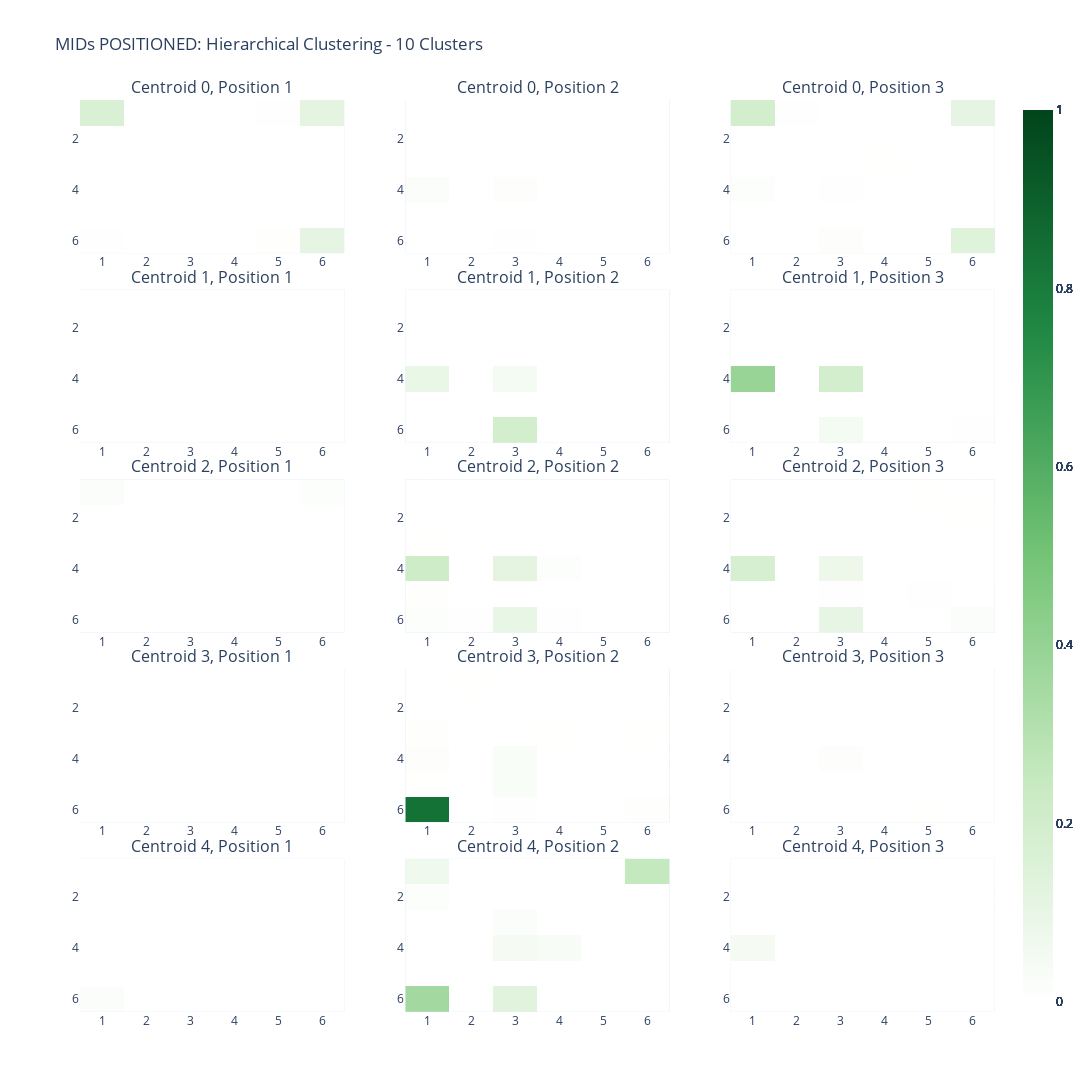

Source (notebook cell):
### Code cell
# creates the heatmaps for the hierarchical clustering - FIRST FIVE

fig = create_centroid_heatmaps(hierarchical_centroids[:5])
fig.update_layout(title=f'MIDs POSITIONED: Hierarchical Clustering - {len(memberships)} Clusters')
fig.show()

### Figure 1 — Plotly figure (JSON) as saved in the notebook; plotly's stock layout.template omitted (floating-point values rounded to 4 significant figures)
{"data": [{"colorscale": [[0, "rgb(256,256,256)"], [0.25, "rgb(198,233,191)"], [0.5, "rgb(116,196,118)"], [0.75, "rgb(32,137,68)"], [1, "rgb(0,68,27)"]], "type": "heatmap", "x": [1, 2, 3, 4, 5, 6], "xaxis": "x", "y": [6, 5, 4, 3, 2, 1], "yaxis": "y", "z": [[0.007285, 0.001209, 0.001809, 0.0002804, 0.006544, 0.1082], [0.001387, 0.0008416, 0.0003908, 9.577e-05, 0.0006032, 0.0009616], [0.00156, 0.0003139, 0.001429, 0.0004793, 0.0002851, 0.000174], [0.0003246, 9.863e-05, 0.0004331, 0.000128, 0, 0.000174], [0.003701, 0.0004624, 0.0002453, 0, 0.001425, 0.00325], [0.1669, 0.001134, 0.0002463, 0.00029, 0.007156, 0.1194]], "zmax": 1, "zmid": 0.5, "zmin": 0}, {"colorscale": [[0, "rgb(256,256,256)"], [0.25, "rgb(198,233,191)"], [0.5, "rgb(116,196,118)"], [0.75, "rgb(32,137,68)"], [1, "rgb(0,68,27)"]], "type": "heatmap", "x": [1, 2, 3, 4, 5, 6], "xaxis": "x2", "y": [6, 5, 4, 3, 2, 1], "yaxis": "y2", "z": [[0.000729, 0.000931, 0.00747, 0.0003945, 0.0001136, 2.941e-05], [0.001105, 0.001451, 0.0005833, 0.001269, 0.0003943, 7.243e-05], [0.01953, 0.0005913, 0.009831, 0.0001957, 0.0002949, 0], [0.0003864, 0.001538, 0.000189, 0.0006393, 0, 0], [0.0001351, 0.0003176, 0.0002477, 0, 0.0003278, 8.502e-05], [3.982e-05, 7.174e-05, 0, 0, 5.057e-05, 0]], "zmax": 1, "zmid": 0.5, "zmin": 0}, {"colorscale": [[0, "rgb(256,256,256)"], [0.25, "rgb(198,233,191)"], [0.5, "rgb(116,196,118)"], [0.75, "rgb(32,137,68)"], [1, "rgb(0,68,27)"]], "type": "heatmap", "x": [1, 2, 3, 4, 5, 6], "xaxis": "x3", "y": [6, 5, 4, 3, 2, 1], "yaxis": "y3", "z": [[0, 0, 0.01025, 0.001898, 0.0007032, 0.1399], [0, 0, 9.703e-05, 0.004086, 0.0004981, 0.003727], [0.01541, 0.0003712, 0.008101, 0.0007509, 0, 0.000174], [0.002588, 0.003445, 0.0004938, 0.002098, 0, 0.000174], [0.0007941, 0.0003084, 0, 0, 0.0001768, 0.001161], [0.1938, 0.007833, 0.0002757, 0.0004358, 0.001162, 0.1111]], "zmax": 1, "zmid": 0.5, "zmin": 0}, {"colorscale": [[0, "rgb(256,256,256)"], [0.25, "rgb(198,233,191)"], [0.5, "rgb(116,196,118)"], [0.75, "rgb(32,137,68)"], [1, "rgb(0,68,27)"]], "type": "heatmap", "x": [1, 2, 3, 4, 5, 6], "xaxis": "x4", "y": [6, 5, 4, 3, 2, 1], "yaxis": "y4", "z": [[0, 0, 0, 0, 0, 0], [0, 0, 0, 0, 0, 0], [0, 0, 0, 0, 0, 0], [0, 0, 0, 0, 0, 0], [0, 0, 0, 0, 0, 0], [0, 0, 0, 0, 0, 0]], "zmax": 1, "zmid": 0.5, "zmin": 0}, {"colorscale": [[0, "rgb(256,256,256)"], [0.25, "rgb(198,233,191)"], [0.5, "rgb(116,196,118)"], [0.75, "rgb(32,137,68)"], [1, "rgb(0,68,27)"]], "type": "heatmap", "x": [1, 2, 3, 4, 5, 6], "xaxis": "x5", "y": [6, 5, 4, 3, 2, 1], "yaxis": "y5", "z": [[0, 0, 0.1941, 0, 0, 0], [0, 0, 0, 0.001333, 0, 0], [0.09564, 0, 0.04755, 0, 0, 0], [0.002667, 0, 0.002667, 0.001333, 0, 0], [0, 0, 0, 0, 0, 0], [0, 0, 0, 0, 0, 0]], "zmax": 1, "zmid": 0.5, "zmin": 0}, {"colorscale": [[0, "rgb(256,256,256)"], [0.25, "rgb(198,233,191)"], [0.5, "rgb(116,196,118)"], [0.75, "rgb(32,137,68)"], [1, "rgb(0,68,27)"]], "type": "heatmap", "x": [1, 2, 3, 4, 5, 6], "xaxis": "x6", "y": [6, 5, 4, 3, 2, 1], "yaxis": "y6", "z": [[0, 0, 0.05076, 0.001493, 0.001333, 0.008148], [0, 0, 0, 0.002815, 0, 0.001481], [0.3886, 0.001333, 0.1959, 0, 0, 0], [0.001493, 0, 0, 0, 0, 0], [0, 0, 0, 0, 0, 0], [0.001333, 0, 0, 0, 0, 0]], "zmax": 1, "zmid": 0.5, "zmin": 0}, {"colorscale": [[0, "rgb(256,256,256)"], [0.25, "rgb(198,233,191)"], [0.5, "rgb(116,196,118)"], [0.75, "rgb(32,137,68)"], [1, "rgb(0,68,27)"]], "type": "heatmap", "x": [1, 2, 3, 4, 5, 6], "xaxis": "x7", "y": [6, 5, 4, 3, 2, 1], "yaxis": "y7", "z": [[0.0009958, 0.001465, 0, 0, 0, 0.004147], [0.005221, 0.003813, 0, 0, 0.001053, 0.001522], [0, 0, 0, 0, 0, 0], [0, 0, 0, 0, 0, 0], [0.001024, 0.001522, 0, 0, 0.0004975, 0.001182], [0.01836, 0.0005263, 0, 0, 0.001147, 0.01411]], "zmax": 1, "zmid": 0.5, "zmin": 0}, {"colorscale": [[0, "rgb(256,256,256)"], [0.25, "rgb(198,233,191)"], [0.5, "rgb(116,196,118)"], [0.75, "rgb(32,137,68)"], [1, "rgb(0,68,27)"]], "type": "heatmap", "x": [1, 2, 3, 4, 5, 6], "xaxis": "x8", "y": [6, 5, 4, 3, 2, 1], "yaxis": "y8", "z": [[0.01121, 0.008367, 0.1023, 0.006821, 0, 0], [0.006217, 0.0034, 0.002396, 0.002418, 0, 0], [0.2126, 0.001334, 0.1203, 0.01134, 0, 0], [0.002055, 0.002669, 0.004688, 0.002453, 0, 0], [0, 0, 0, 0, 0, 0], [0, 0, 0, 0, 0, 0]], "zmax": 1, "zmid": 0.5, "zmin": 0}, {"colorscale": [[0, "rgb(256,256,256)"], [0.25, "rgb(198,233,191)"], [0.5, "rgb(116,196,118)"], [0.75, "rgb(32,137,68)"], [1, "rgb(0,68,27)"]], "type": "heatmap", "x": [1, 2, 3, 4, 5, 6], "xaxis": "x9", "y": [6, 5, 4, 3, 2, 1], "yaxis": "y9", "z": [[0, 0, 0.1036, 0.001249, 0.003117, 0.02168], [0, 0, 0.006628, 0.002206, 0.005771, 0.004013], [0.179, 0.003266, 0.07933, 0.004367, 0, 0], [0.0004975, 0.00155, 0.001579, 0.0005263, 0, 0], [0.004172, 0.003894, 0, 0, 0.002819, 0.002002], [0.004614, 0.0004975, 0, 0, 0.002105, 0.004262]], "zmax": 1, "zmid": 0.5, "zmin": 0}, {"colorscale": [[0, "rgb(256,256,256)"], [0.25, "rgb(198,233,191)"], [0.5, "rgb(116,196,118)"], [0.75, "rgb(32,137,68)"], [1, "rgb(0,68,27)"]], "type": "heatmap", "x": [1, 2, 3, 4, 5, 6], "xaxis": "x10", "y": [6, 5, 4, 3, 2, 1], "yaxis": "y10", "z": [[0, 0.0003928, 0, 0, 0, 0], [0, 0.0003928, 0, 0.001178, 0.0003928, 0.0003928], [0, 0, 0, 0, 0, 0], [0.0003928, 0.0003928, 0, 0.0003928, 0, 0], [0, 0.0003928, 0, 0.0003928, 0, 0.0003928], [0.0003928, 0.001178, 0, 0.0003928, 0, 0]], "zmax": 1, "zmid": 0.5, "zmin": 0}, {"colorscale": [[0, "rgb(256,256,256)"], [0.25, "rgb(198,233,191)"], [0.5, "rgb(116,196,118)"], [0.75, "rgb(32,137,68)"], [1, "rgb(0,68,27)"]], "type": "heatmap", "x": [1, 2, 3, 4, 5, 6], "xaxis": "x11", "y": [6, 5, 4, 3, 2, 1], "yaxis": "y11", "z": [[0.8323, 0.002357, 0.008248, 0.004713, 0.0003928, 0.005892], [0.001964, 0.0007855, 0.02789, 0.001178, 0, 0.001178], [0.0106, 0, 0.02789, 0.004321, 0, 0.003142], [0.005892, 0.0003928, 0.002357, 0.001964, 0, 0.001964], [0.0003928, 0, 0.0003928, 0, 0, 0.0003928], [0.003928, 0.001964, 0.003928, 0.0003928, 0.001571, 0.003535]], "zmax": 1, "zmid": 0.5, "zmin": 0}, {"colorscale": [[0, "rgb(256,256,256)"], [0.25, "rgb(198,233,191)"], [0.5, "rgb(116,196,118)"], [0.75, "rgb(32,137,68)"], [1, "rgb(0,68,27)"]], "type": "heatmap", "x": [1, 2, 3, 4, 5, 6], "xaxis": "x12", "y": [6, 5, 4, 3, 2, 1], "yaxis": "y12", "z": [[0, 0, 0.001571, 0, 0.001964, 0], [0, 0, 0.003142, 0, 0.002749, 0], [0.0007855, 0.0007855, 0.009819, 0.001178, 0.0007855, 0.0003928], [0, 0, 0, 0, 0, 0], [0.0007855, 0.001178, 0.0007855, 0.0003928, 0.003928, 0.0003928], [0, 0, 0, 0, 0.0003928, 0]], "zmax": 1, "zmid": 0.5, "zmin": 0}, {"colorscale": [[0, "rgb(256,256,256)"], [0.25, "rgb(198,233,191)"], [0.5, "rgb(116,196,118)"], [0.75, "rgb(32,137,68)"], [1, "rgb(0,68,27)"]], "type": "heatmap", "x": [1, 2, 3, 4, 5, 6], "xaxis": "x13", "y": [6, 5, 4, 3, 2, 1], "yaxis": "y13", "z": [[0.02198, 0, 0, 0, 0, 0], [0, 0, 0, 0, 0, 0], [0, 0, 0, 0, 0, 0], [0, 0, 0, 0, 0, 0], [0, 0, 0, 0, 0, 0], [0, 0, 0, 0, 0, 0]], "zmax": 1, "zmid": 0.5, "zmin": 0}, {"colorscale": [[0, "rgb(256,256,256)"], [0.25, "rgb(198,233,191)"], [0.5, "rgb(116,196,118)"], [0.75, "rgb(32,137,68)"], [1, "rgb(0,68,27)"]], "type": "heatmap", "x": [1, 2, 3, 4, 5, 6], "xaxis": "x14", "y": [6, 5, 4, 3, 2, 1], "yaxis": "y14", "z": [[0.3569, 0, 0.1319, 0, 0.005495, 0], [0, 0, 0, 0, 0, 0], [0, 0, 0.04545, 0.03372, 0, 0], [0, 0, 0.02273, 0, 0, 0], [0.01099, 0, 0, 0, 0, 0], [0.06818, 0, 0, 0, 0, 0.2517]], "zmax": 1, "zmid": 0.5, "zmin": 0}, {"colorscale": [[0, "rgb(256,256,256)"], [0.25, "rgb(198,233,191)"], [0.5, "rgb(116,196,118)"], [0.75, "rgb(32,137,68)"], [1, "rgb(0,68,27)"]], "type": "heatmap", "x": [1, 2, 3, 4, 5, 6], "xaxis": "x15", "y": [6, 5, 4, 3, 2, 1], "yaxis": "y15", "z": [[0, 0, 0, 0, 0, 0], [0, 0, 0, 0, 0, 0], [0.04545, 0, 0, 0, 0, 0], [0, 0, 0, 0, 0, 0], [0, 0, 0, 0, 0, 0.005495], [0, 0, 0, 0, 0, 0]], "zmax": 1, "zmid": 0.5, "zmin": 0}], "layout": {"annotations": [{"font": {"size": 16}, "showarrow": false, "text": "Centroid 0, Position 1", "x": 0.1444, "xanchor": "center", "xref": "paper", "y": 1, "yanchor": "bottom", "yref": "paper"}, {"font": {"size": 16}, "showarrow": false, "text": "Centroid 0, Position 2", "x": 0.5, "xanchor": "center", "xref": "paper", "y": 1, "yanchor": "bottom", "yref": "paper"}, {"font": {"size": 16}, "showarrow": false, "text": "Centroid 0, Position 3", "x": 0.8556, "xanchor": "center", "xref": "paper", "y": 1, "yanchor": "bottom", "yref": "paper"}, {"font": {"size": 16}, "showarrow": false, "text": "Centroid 1, Position 1", "x": 0.1444, "xanchor": "center", "xref": "paper", "y": 0.792, "yanchor": "bottom", "yref": "paper"}, {"font": {"size": 16}, "showarrow": false, "text": "Centroid 1, Position 2", "x": 0.5, "xanchor": "center", "xref": "paper", "y": 0.792, "yanchor": "bottom", "yref": "paper"}, {"font": {"size": 16}, "showarrow": false, "text": "Centroid 1, Position 3", "x": 0.8556, "xanchor": "center", "xref": "paper", "y": 0.792, "yanchor": "bottom", "yref": "paper"}, {"font": {"size": 16}, "showarrow": false, "text": "Centroid 2, Position 1", "x": 0.1444, "xanchor": "center", "xref": "paper", "y": 0.584, "yanchor": "bottom", "yref": "paper"}, {"font": {"size": 16}, "showarrow": false, "text": "Centroid 2, Position 2", "x": 0.5, "xanchor": "center", "xref": "paper", "y": 0.584, "yanchor": "bottom", "yref": "paper"}, {"font": {"size": 16}, "showarrow": false, "text": "Centroid 2, Position 3", "x": 0.8556, "xanchor": "center", "xref": "paper", "y": 0.584, "yanchor": "bottom", "yref": "paper"}, {"font": {"size": 16}, "showarrow": false, "text": "Centroid 3, Position 1", "x": 0.1444, "xanchor": "center", "xref": "paper", "y": 0.376, "yanchor": "bottom", "yref": "paper"}, {"font": {"size": 16}, "showarrow": false, "text": "Centroid 3, Position 2", "x": 0.5, "xanchor": "center", "xref": "paper", "y": 0.376, "yanchor": "bottom", "yref": "paper"}, {"font": {"size": 16}, "showarrow": false, "text": "Centroid 3, Position 3", "x": 0.8556, "xanchor": "center", "xref": "paper", "y": 0.376, "yanchor": "bottom", "yref": "paper"}, {"font": {"size": 16}, "showarrow": false, "text": "Centroid 4, Position 1", "x": 0.1444, "xanchor": "center", "xref": "paper", "y": 0.168, "yanchor": "bottom", "yref": "paper"}, {"font": {"size": 16}, "showarrow": false, "text": "Centroid 4, Position 2", "x": 0.5, "xanchor": "center", "xref": "paper", "y": 0.168, "yanchor": "bottom", "yref": "paper"}, {"font": {"size": 16}, "showarrow": false, "text": "Centroid 4, Position 3", "x": 0.8556, "xanchor": "center", "xref": "paper", "y": 0.168, "yanchor": "bottom", "yref": "paper"}], "height": 1900, "title": {"text": "MIDs POSITIONED: Hierarchical Clustering - 10 Clusters"}, "width": 1200, "xaxis": {"anchor": "y", "domain": [0, 0.2889], "tickvals": [1, 2, 3, 4, 5, 6]}, "xaxis10": {"anchor": "y10", "domain": [0, 0.2889], "tickvals": [1, 2, 3, 4, 5, 6]}, "xaxis11": {"anchor": "y11", "domain": [0.3556, 0.6444], "tickvals": [1, 2, 3, 4, 5, 6]}, "xaxis12": {"anchor": "y12", "domain": [0.7111, 1], "tickvals": [1, 2, 3, 4, 5, 6]}, "xaxis13": {"anchor": "y13", "domain": [0, 0.2889], "tickvals": [1, 2, 3, 4, 5, 6]}, "xaxis14": {"anchor": "y14", "domain": [0.3556, 0.6444], "tickvals": [1, 2, 3, 4, 5, 6]}, "xaxis15": {"anchor": "y15", "domain": [0.7111, 1], "tickvals": [1, 2, 3, 4, 5, 6]}, "xaxis2": {"anchor": "y2", "domain": [0.3556, 0.6444], "tickvals": [1, 2, 3, 4, 5, 6]}, "xaxis3": {"anchor": "y3", "domain": [0.7111, 1], "tickvals": [1, 2, 3, 4, 5, 6]}, "xaxis4": {"anchor": "y4", "domain": [0, 0.2889], "tickvals": [1, 2, 3, 4, 5, 6]}, "xaxis5": {"anchor": "y5", "domain": [0.3556, 0.6444], "tickvals": [1, 2, 3, 4, 5, 6]}, "xaxis6": {"anchor": "y6", "domain": [0.7111, 1], "tickvals": [1, 2, 3, 4, 5, 6]}, "xaxis7": {"anchor": "y7", "domain": [0, 0.2889], "tickvals": [1, 2, 3, 4, 5, 6]}, "xaxis8": {"anchor": "y8", "domain": [0.3556, 0.6444], "tickvals": [1, 2, 3, 4, 5, 6]}, "xaxis9": {"anchor": "y9", "domain": [0.7111, 1], "tickvals": [1, 2, 3, 4, 5, 6]}, "yaxis": {"anchor": "x", "autorange": "reversed", "domain": [0.832, 1]}, "yaxis10": {"anchor": "x10", "autorange": "reversed", "domain": [0.208, 0.376]}, "yaxis11": {"anchor": "x11", "autorange": "reversed", "domain": [0.208, 0.376]}, "yaxis12": {"anchor": "x12", "autorange": "reversed", "domain": [0.208, 0.376]}, "yaxis13": {"anchor": "x13", "autorange": "reversed", "domain": [0, 0.168]}, "yaxis14": {"anchor": "x14", "autorange": "reversed", "domain": [0, 0.168]}, "yaxis15": {"anchor": "x15", "autorange": "reversed", "domain": [0, 0.168]}, "yaxis2": {"anchor": "x2", "autorange": "reversed", "domain": [0.832, 1]}, "yaxis3": {"anchor": "x3", "autorange": "reversed", "domain": [0.832, 1]}, "yaxis4": {"anchor": "x4", "autorange": "reversed", "domain": [0.624, 0.792]}, "yaxis5": {"anchor": "x5", "autorange": "reversed", "domain": [0.624, 0.792]}, "yaxis6": {"anchor": "x6", "autorange": "reversed", "domain": [0.624, 0.792]}, "yaxis7": {"anchor": "x7", "autorange": "reversed", "domain": [0.416, 0.584]}, "yaxis8": {"anchor": "x8", "autorange": "reversed", "domain": [0.416, 0.584]}, "yaxis9": {"anchor": "x9", "autorange": "reversed", "domain": [0.416, 0.584]}}}
